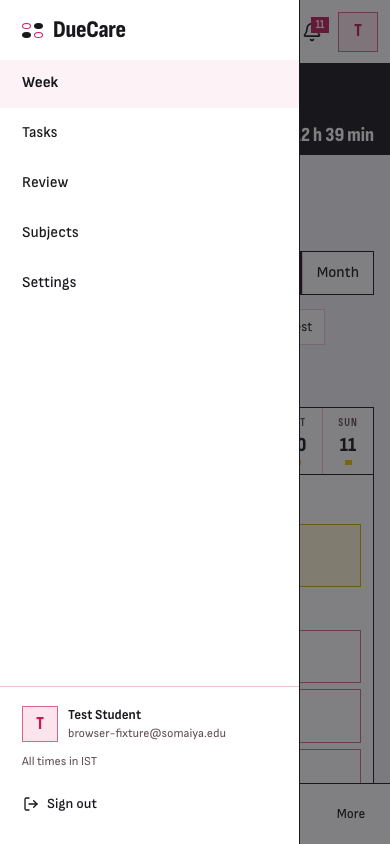
#> input picture apps/web/.impeccable/review/drawer-mobile.png, 390 x 844 px
$ python -i timetable_image_grid.py   (imports and definitions only)
#> lines starting #> are read from the running program, lines starting #| are printed output that depends on the picture; after the words box and inside, x2 and y2 are one past the last pixel; in counts of white or black regions, pixels touching at a corner belong together
"""Read a department timetable that is only available as a picture or a scanned PDF, without AI.

The department sheet is a ruled table. Its ruling lines are found in the pixels, the table is cut
into the smallest cells between lines, and neighbouring cells are joined wherever the line between
them is missing, which recovers merged multi-hour labs and side-by-side batch columns. Each joined
cell is read separately with local Tesseract OCR. The resulting boxes and text then go through the
same weekday/time mapping as a generated PDF.
"""

import re

import numpy as np
from PIL import Image, ImageOps

from .timetable_scheduler import ocr, text_lines


class NoGrid(Exception):
    """No ruled weekday/time table was found."""


def dark_mask(rgb):
    # Scanned ruling lines can be light grey. Only long straight runs count as lines, so a light
    # threshold does not turn text into lines.
    return rgb.mean(axis=2) < 205


def long_runs(mask, min_len):
    """Total length of straight runs at least min_len long, per row of the mask."""
    h = mask.shape[0]
    pad = np.zeros((h, 1), dtype=np.int8)
    d = np.diff(np.concatenate([pad, mask.astype(np.int8), pad], axis=1), axis=1)
    starts, ends = np.argwhere(d == 1), np.argwhere(d == -1)
    lengths = ends[:, 1] - starts[:, 1]
    keep = lengths >= min_len
    return np.bincount(starts[keep, 0], weights=lengths[keep], minlength=h)


def cluster(values, gap=3):
    groups = []
    for v in sorted(values):
        if groups and v - groups[-1][-1] <= gap:
            groups[-1].append(v)
        else:
            groups.append([v])
    return [(g[0] + g[-1]) / 2 for g in groups]


def lines(mask, scale):
    """Positions of horizontal and vertical ruling lines. A ruling line is long in total, even when
    merged cells interrupt it; text never forms long straight runs."""
    height, width = mask.shape
    rows = long_runs(mask, int(40 * scale))
    cols = long_runs(mask.T, int(22 * scale))
    # Sub-column lines of one batch block can be as short as a single time row.
    ys = cluster([int(y) for y in np.nonzero(rows >= width * 0.12)[0]])
    xs = cluster([int(x) for x in np.nonzero(cols >= height * 0.03)[0]])
    return xs, ys


# [78 lines left out: functions present, cells, otsu, cell_text, not called in this run]


def read(image):
    """A picture -> (boxes, texts by box index, low-confidence box indexes, header lines, width,
    height)."""
    img = image.convert("RGB")
    # A fixed working width keeps text at a size Tesseract reads well after the 3x cell enlargement.
    img = img.resize((2400, round(img.height * 2400 / img.width)), Image.LANCZOS)
    rgb = np.asarray(img).astype(int)
    mask = dark_mask(rgb)
    scale = img.width / 2400
    xs, ys = lines(mask, scale)
    if len(xs) < 4 or len(ys) < 4:
        raise NoGrid()
    boxes = cells(mask, xs, ys)
    gray = ImageOps.grayscale(img)
    texts, unsure = {}, set()
    for n, box in enumerate(boxes):
        found, confidence = cell_text(gray, box)
        if found:
            texts[n] = [clean_line(re.sub(r"\s+", " ", t).strip(" |")) for t in found]
            if confidence < 70:
                unsure.add(n)
    top = min(ys)
    header = []
    if top > 20:
        crop = gray.crop((0, 0, img.width, int(top) - 2))
        header = text_lines(ocr(crop, psm=6), min_conf=30)
    return boxes, repair(boxes, texts), unsure, header, img.width, img.height


DAY_PREFIX = {"mon": 1, "tue": 2, "wed": 3, "thu": 4, "fri": 5, "sat": 6, "sun": 7}
DAY_NAMES = ["Monday", "Tuesday", "Wednesday", "Thursday", "Friday", "Saturday", "Sunday"]
LOOKALIKE = str.maketrans({"l": "1", "I": "1", "|": "1", "L": "1", "O": "0", "o": "0", "S": "5"})


# [43 lines left out: functions fuzzy_day, repair, not called in this run]


ROOMISH = re.compile(r"^[AB86][0-9lIOS|]{3}[A-Z84]?$")
ROOM_HEAD = {"8": "B", "6": "B"}
ROOM_TAIL = {"8": "B", "4": "A"}


# [41 lines left out: functions clean_line, batch_columns, not called in this run]

>>> from PIL import Image
>>> picture = Image.open('../../web/.impeccable/review/drawer-mobile.png')
#> picture is the input picture: PIL image 390x844 RGB; mean R, G, B 219.9, 219, 219.8
>>> result = read(picture)
#> in dark_mask, `return rgb.mean(axis=2) < 205`:
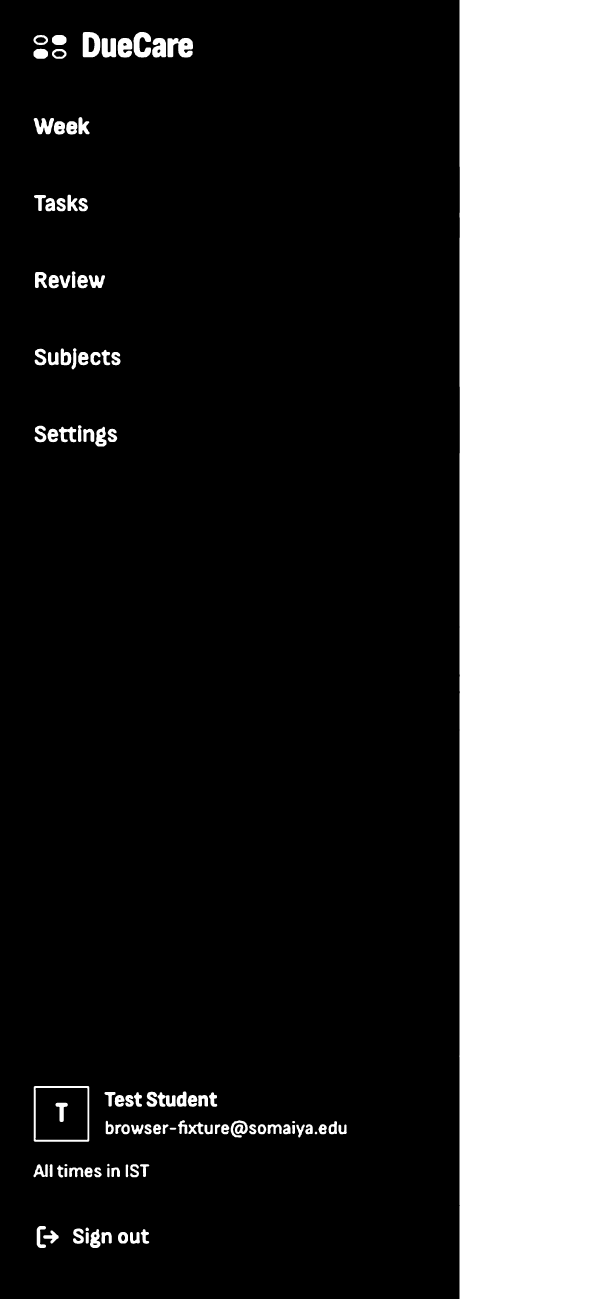
#> returned value: shape (5194, 2400) bool (shown at 1/4 size); 24.6% white; 103 white regions, largest, box (x1, y1, x2, y2) and area: (1837, 0, 2400, 5194) 2918477, (135, 4344, 357, 4567) 6626, (670, 152, 772, 230) 5766
#> in long_runs, `d = np.diff(np.concatenate([pad, mask.astype(np.int8), pad], axis=1), ..`:
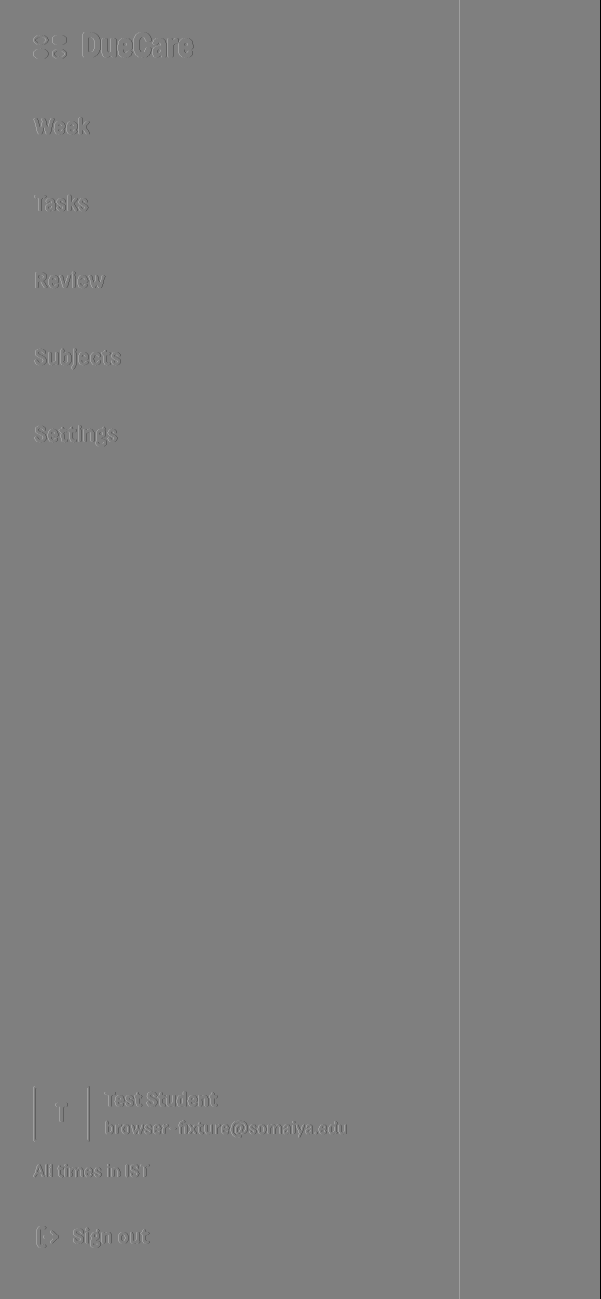
#> d: shape (5194, 2401) int8 (shown at 1/4 size); min -1, max 1, mean 0; drawn with min black and max white
#> in long_runs, `starts, ends = np.argwhere(d == 1), np.argwhere(d == -1)`: starts = 13009 pairs, first value 0 to 5193, second value 134 to 1839; ends = 13009 pairs, first value 0 to 5193, second value 140 to 2400
#> in long_runs, `lengths = ends[:, 1] - starts[:, 1]`: lengths = 13009 values, max 563 at index 7767, min 1 at index 2385, mean 235.6
#> in lines, `rows = long_runs(mask, int(40 * scale))`: rows = 5194 values, max 969 at index 212, min 561 at index 667, mean 567.7
#> call 2 of long_runs, with min_len = 22
#> in long_runs (call 2), `d = np.diff(np.concatenate([pad, mask.astype(np.int8), pad], axis=1), ..`:
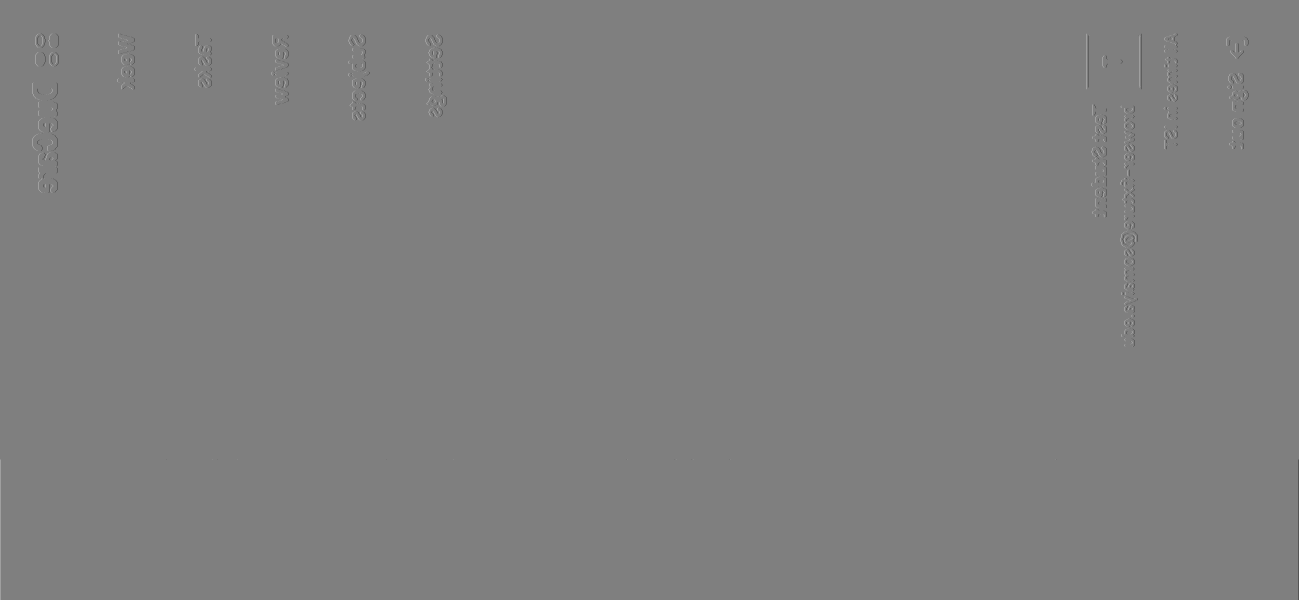
#> d: shape (2400, 5195) int8 (shown at 1/4 size); min -1, max 1, mean 0; drawn with min black and max white
#> in long_runs (call 2), `starts, ends = np.argwhere(d == 1), np.argwhere(d == -1)`: starts = 7002 pairs, first value 134 to 2399, second value 0 to 4982; ends = 7002 pairs, first value 134 to 2399, second value 149 to 5194
#> in long_runs (call 2), `lengths = ends[:, 1] - starts[:, 1]`: lengths = 7002 values, max 5194 at index 6441, min 1 at index 24, mean 437.7
#> in lines, `cols = long_runs(mask.T, int(22 * scale))`: cols = 2400 values, max 5194 at index 1839, min 0 at index 0, mean 1257.1
#> after the loop in cluster, `for v in sorted(values):`: groups = 1 item
#> in lines, `ys = cluster([int(y) for y in np.nonzero(rows >= width * 0.12)[0]])`: ys = [2596.5]
#> the loop in cluster (call 2), `for v in sorted(values):` made 793 passes
#> v on passes 1 to 3: 135, 136, 137
#> in lines, `xs = cluster([int(x) for x in np.nonzero(cols >= height * 0.03)[0]])`: xs = [150.5, 176, 185.5, 202.5, 225.5, 246.5, 277, 298, 320.5, 343.5, 369.5, 387.5, 417.5, 429.5, 437, 444, 452.5, 462, 472, 509, 550, 580, 720, 2118.5]
#> in read, `xs, ys = lines(mask, scale)`: ys = [2596.5]
#> (the run stopped early here; a loop or call above may not have finished)
